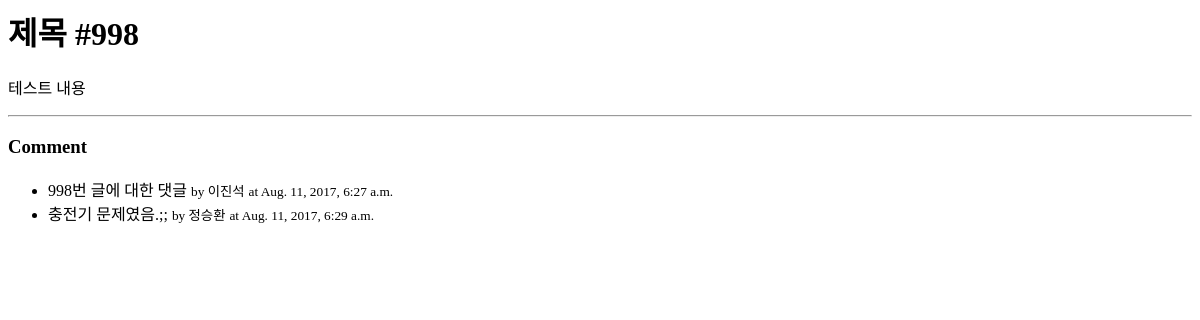
/blog/2004/, run on an earlier commit of the app's database.
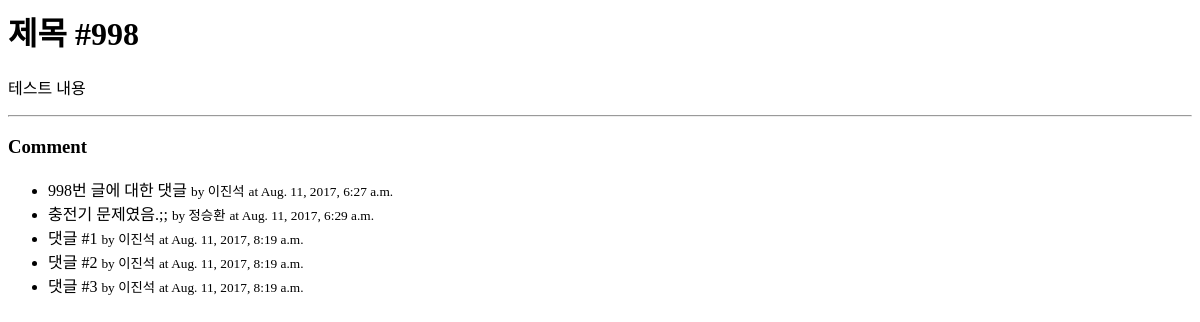
And on a later commit of the database.
### blog/models.py (models this page shows, shortened)
class Post(models.Model):
    STATUS_CHOICES =(
        ('d', 'Draft'),
        ('p', 'Published'),
        ('w', 'Withdrawn')
    )
    user = models.ForeignKey(settings.AUTH_USER_MODEL)
    title = models.CharField(max_length=100, verbose_name ='제목', help_text='포스팅 제목을 설정해 주세요, 최대 100자 내로 써주세요') #길이 제한이 있는 문자열
    content = models.TextField(verbose_name='내용')             #길이 제한이 없는 문자열
    tags = models.CharField(max_length=100, blank= True)
    lnglat = models.CharField(max_length=50, blank=True,
            validators=[lnglat_validator],
            help_text='경도/위도 포맷으로 입력해 주세여')
    status = models.CharField(max_length=1, choices=STATUS_CHOICES)
    tag_set =  models.ManyToManyField('Tag', blank= True) # 다른 앱에 있는 모델 연결시 'dojo.Tag'
    created_at = models.DateTimeField(auto_now_add = True) # 생성 될 떄, 자동 저장
    updated_at = models.DateTimeField(auto_now=True)       # 갱신 될 때, 자동 갱신
    class Meta:
        ordering = ['-id']

class Comment(models.Model):
    post = models.ForeignKey(Post)
    author = models.CharField(max_length=20)
    message = models.TextField()
    created_at = models.DateTimeField(auto_now_add = True)
    updated_at = models.DateTimeField(auto_now=True)

### blog/views.py (the view)
# urls.py: url(r'^(?P<id>\d+)/$', views.post_detail),
def post_detail(request, id):
    post = get_object_or_404(Post,id=id)
    return render(request, 'blog/post_detail.html', {'post': post})

### blog/templates/blog/post_detail.html (shortened to what this page needs)
<!doctype>
<html>
<head>
</head>
<body>
     <h1> {{post.title}}</h1>
     {{post.content|linebreaks}}
     <hr />
     <h3> Comment </h3>
     <ul>
     {%for comment in post.comment_set.all %}
        <li>
          {{comment.message}}
          <small> by {{comment.author}}</small>
          <small> at {{comment.created_at}}</small>
        </li>
    {%endfor%}
     </ul>
</body>
</html>

What changed in the data, as far as the page shows it:
added Comment: message "댓글 #1", author "이진석", created_at "Aug. 11, 2017, 8:19 a.m."
added Comment: message "댓글 #2", author "이진석", created_at "Aug. 11, 2017, 8:19 a.m."
added Comment: message "댓글 #3", author "이진석", created_at "Aug. 11, 2017, 8:19 a.m."
